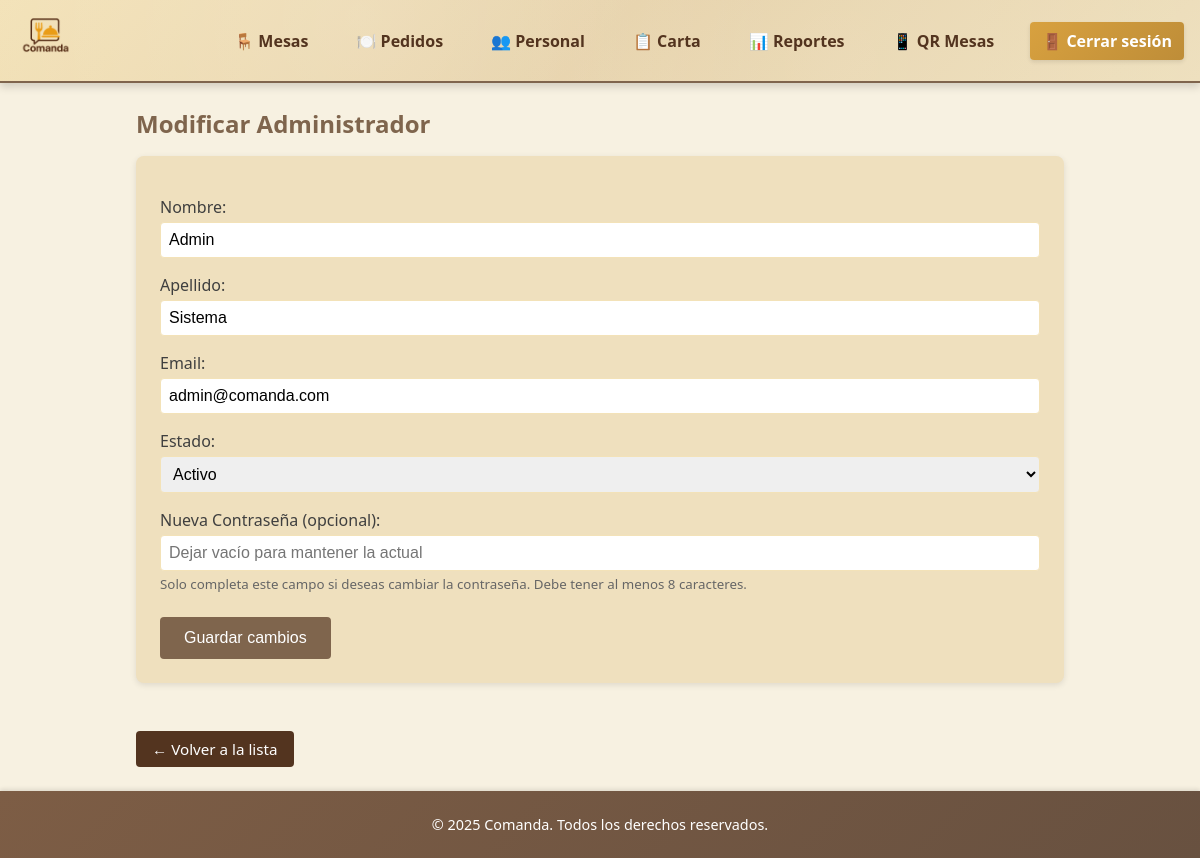
Screenshot of /index.php?route=mozos/edit&id=1 (signed in) with the database file from the repository.
### tables this page shows
CREATE TABLE usuarios (
  id_usuario     INT UNSIGNED AUTO_INCREMENT PRIMARY KEY,
  nombre         VARCHAR(50) NOT NULL,
  apellido       VARCHAR(50) NOT NULL,
  email          VARCHAR(100) NOT NULL UNIQUE,
  contrasenia    VARCHAR(255) NOT NULL,
  rol            ENUM('administrador','mozo') NOT NULL,
  estado         ENUM('activo','inactivo') NOT NULL DEFAULT 'activo',
  fecha_creacion TIMESTAMP NOT NULL DEFAULT CURRENT_TIMESTAMP
);

### src/models/Usuario.php (called while the page is built, shortened)
<?php
class Usuario {
    public static function find(int $id): ?array {
        $db = (new Database)->getConnection();
        $stmt = $db->prepare("SELECT * FROM usuarios WHERE id_usuario = ?");
        $stmt->execute([$id]);
        return $stmt->fetch(PDO::FETCH_ASSOC) ?: null;
    }
}

### src/config/helpers.php (called while the page is built, shortened)
<?php
function getBaseUrl() {
    $protocol = isset($_SERVER['HTTPS']) && $_SERVER['HTTPS'] === 'on' ? 'https' : 'http';
    $host = $_SERVER['HTTP_HOST'];
    $script_name = $_SERVER['SCRIPT_NAME'];
    return $protocol . '://' . $host . dirname($script_name);
}
function url($route = '', $params = []) {
    $base_url = getBaseUrl();
    $url = $base_url . '/index.php';
    if ($route) {
        $url .= '?route=' . $route;
    }
    return $url;
}
?>

### src/views/mozos/create.php (the view, shortened to what this page needs)
<?php
require_once __DIR__ . '/../../config/helpers.php';
$mozo = null;
if (isset($_GET['id'])) {
    $id = (int) $_GET['id'];
    if ($id > 0) {
        $mozo = Usuario::find($id);
    }
}
?>
<h2><?= isset($mozo) ? ($mozo['rol'] === 'administrador' ? 'Modificar Administrador' : 'Modificar Mozo') : 'Alta de Mozo' ?></h2>
<form method="post" action="<?= url('mozos/create') ?>" autocomplete="off">
  <?php
  $formData = null;
  if (isset($mozo)) {
      $formData = $mozo;
  } elseif (isset($_GET['error']) && isset($_SESSION['form_data'])) {
      $formData = $_SESSION['form_data'];
      unset($_SESSION['form_data']);
  }
  ?>
  <label>Nombre:</label>
  <input type="text" name="nombre" required value="<?= htmlspecialchars($formData['nombre'] ?? '') ?>" autocomplete="off">
  <label>Apellido:</label>
  <input type="text" name="apellido" required value="<?= htmlspecialchars($formData['apellido'] ?? '') ?>" autocomplete="off">
  <label>Email:</label>
  <input type="email" name="email" required value="<?= htmlspecialchars($formData['email'] ?? '') ?>" autocomplete="off">
  <?php if (isset($mozo)): ?>
    <label>Estado:</label>
    <select name="estado" required>
      <?php $estado = $formData['estado'] ?? 'activo'; ?>
      <option value="activo" <?= $estado === 'activo' ? 'selected' : '' ?>>Activo</option>
    </select>
    <label>Nueva Contraseña (opcional):</label>
    <input type="password" name="contrasenia" id="contrasenia_edit" placeholder="Dejar vacío para mantener la actual" autocomplete="new-password" minlength="8">
    <small style="color: #666; display: block; margin-top: 0.25rem;">
      Solo completa este campo si deseas cambiar la contraseña. Debe tener al menos 8 caracteres.
    </small>
  <?php endif; ?>
  <button type="submit"><?= isset($mozo) ? 'Guardar cambios' : 'Crear Mozo' ?></button>
</form>
<a href="<?= url('mozos') ?>" class="button" style="background-color: rgb(83, 52, 31); margin-top: 1rem;">
  ← Volver a la lista
</a>

### public/assets/css/style.css (style rules this page uses)
:root { --background: #f7f1e1; --surface: hsl(42, 60%, 84%); --primary: #f3e2b8; --secondary: #7f654d; --accent: #eee0be; --text: #3f3f3f; --text-light: #ffffff; }
* { margin: 0; padding: 0; box-sizing: border-box; }
html, body { min-height: 100vh; font-family: "Segoe UI", Tahoma, sans-serif; background-color: var(--background); color: var(--text); display: flex; flex-direction: column; }
h1, h2 { margin-bottom: 1rem; color: var(--secondary); }
form:not(.action-form) { background-color: var(--surface); padding: 1.5rem; border-radius: 8px; box-shadow: 0 2px 6px rgba(0, 0, 0, 0.1); margin-bottom: 2rem; }
form label { display: block; margin-top: 1rem; font-weight: 500; }
form input[type="text"], form input[type="email"], form input[type="number"], form input[type="password"], form select, form textarea { width: 100%; padding: 0.5rem; margin-top: 0.25rem; border: 1px solid var(--primary); border-radius: 4px; font-size: 1rem; }
form button { margin-top: 1.5rem; background-color: var(--secondary); color: var(--text-light); border: none; padding: 0.75rem 1.5rem; font-size: 1rem; border-radius: 4px; cursor: pointer; transition: background-color 0.2s ease; }
a.button { display: inline-block; background-color: var(--secondary); color: var(--text-light); padding: 0.5rem 1rem; border-radius: 4px; text-decoration: none; font-size: 0.95rem; transition: background-color 0.2s ease; }

### rows the page displays
usuarios: nombre "Admin", apellido "Sistema", email "admin@comanda.com", estado "Activo"
